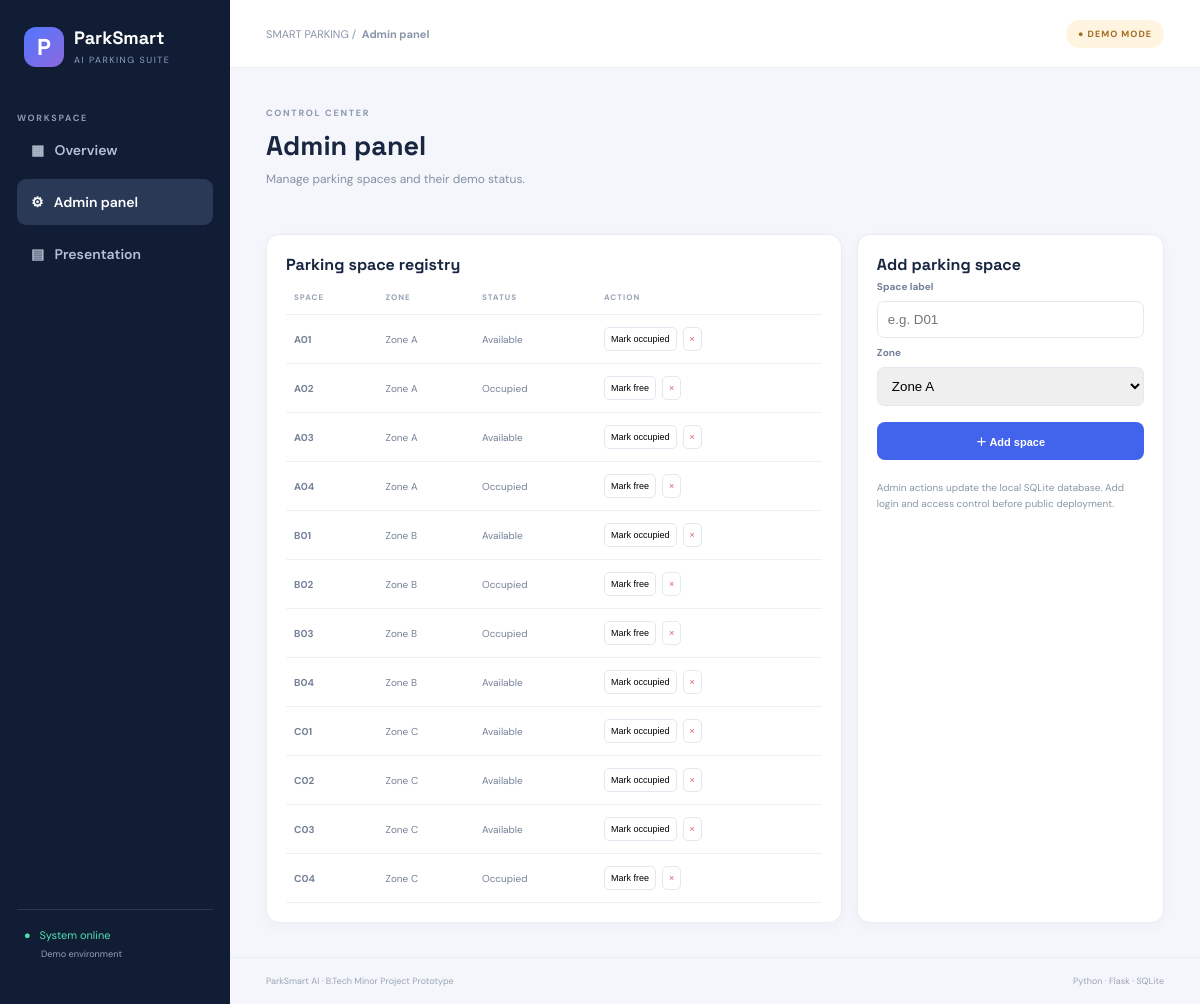
The page /admin on the database its author committed.
### tables this page shows
CREATE TABLE parking_spaces(id INTEGER PRIMARY KEY,label TEXT UNIQUE,zone TEXT,occupied INTEGER,active INTEGER DEFAULT 1,updated_at TEXT);

### app.py (the view)
@app.route("/admin")
def admin(): return render_template("admin.html",spaces=spaces(False))

### app.py (called while the page is built)
def conn():
 c=sqlite3.connect(DB); c.row_factory=sqlite3.Row; return c

def spaces(active=True):
 with conn() as c:
  return c.execute("SELECT * FROM parking_spaces"+(" WHERE active=1" if active else "")+" ORDER BY zone,label").fetchall()

### templates/admin.html
{% extends "base.html" %}{% block page %}Admin panel{% endblock %}{% block content %}<div class="intro"><div><label>CONTROL CENTER</label><h1>Admin panel</h1><p>Manage parking spaces and their demo status.</p></div></div><div class="admin-grid"><div class="panel"><h2>Parking space registry</h2><table><tr><th>SPACE</th><th>ZONE</th><th>STATUS</th><th>ACTION</th></tr>{% for s in spaces %}<tr><td><b>{{s.label}}</b></td><td>{{s.zone}}</td><td>{{'Occupied' if s.occupied else 'Available'}}</td><td><div class="actions"><form method="post" action="/admin/toggle/{{s.id}}"><button class="mini">{{'Mark free' if s.occupied else 'Mark occupied'}}</button></form><form method="post" action="/admin/delete/{{s.id}}" onsubmit="return confirm('Deactivate this slot?')"><button class="mini danger">×</button></form></div></td></tr>{% endfor %}</table></div><div class="panel"><h2>Add parking space</h2><form method="post" action="/admin/add" class="add"><label>Space label</label><input name="label" placeholder="e.g. D01" required><label>Zone</label><select name="zone"><option>Zone A</option><option>Zone B</option><option>Zone C</option><option>Zone D</option></select><button class="primary">＋ Add space</button></form><p class="muted">Admin actions update the local SQLite database. Add login and access control before public deployment.</p></div></div>{% endblock %}

### static/css/style.css (style rules this page uses)
* { box-sizing:border-box }
body { margin:0;background:#f4f6fb;color:#192641;font:14px 'DM Sans',sans-serif }
.nav-label,.intro label { font-size:9px;letter-spacing:1.7px;color:#8b98af;font-weight:700 }
.intro { display:flex;justify-content:space-between;align-items:center;margin-bottom:27px }
.intro h1 { font:700 27px 'Space Grotesk';margin:8px 0 }
.intro p,.section p { color:#8591a5;font-size:12px;margin:0 }
.stats article,.panel,.slide { background:white;border:1px solid #e8ecf3;border-radius:13px;padding:19px;box-shadow:0 4px 14px #233b6408;min-width:0 }
.section h2,.panel h2 { font:700 16px 'Space Grotesk';margin:0 0 5px }
.primary { border:0;border-radius:8px;background:#4263eb;color:white;padding:11px 15px;font-weight:700;font-size:11px;cursor:pointer }
.panel { margin-top:20px }
.admin-grid { display:grid;grid-template-columns:1.5fr .8fr;gap:15px }
table { border-collapse:collapse;width:100%;text-align:left;font-size:10px }
th { font-size:8px;letter-spacing:1px;color:#97a2b3 }
td,th { padding:12px 8px;border-bottom:1px solid #edf0f5 }
td { color:#758198 }
.actions { display:flex;gap:6px }
.mini { border:1px solid #e3e8f0;background:white;border-radius:5px;padding:6px;font-size:9px;cursor:pointer }
.danger { color:#d75e6b }
.add { display:flex;flex-direction:column;gap:8px }
.add label { font-size:10px;font-weight:700;color:#738099 }
.add input,.add select { padding:10px;border:1px solid #e4e8f0;border-radius:7px;max-width:100% }
.add button { margin-top:8px }
.muted { font-size:10px;color:#8b97a9;line-height:1.6;margin-top:20px }

### rows shown on the page
parking_spaces: label "A01", zone "Zone A", occupied "Available", occupied "Mark occupied"
parking_spaces: label "A02", zone "Zone A", occupied "Occupied", occupied "Mark free"
parking_spaces: label "A03", zone "Zone A", occupied "Available", occupied "Mark occupied"
parking_spaces: label "A04", zone "Zone A", occupied "Occupied", occupied "Mark free"
parking_spaces: label "B01", zone "Zone B", occupied "Available", occupied "Mark occupied"
parking_spaces: label "B02", zone "Zone B", occupied "Occupied", occupied "Mark free"
parking_spaces: label "B03", zone "Zone B", occupied "Occupied", occupied "Mark free"
parking_spaces: label "B04", zone "Zone B", occupied "Available", occupied "Mark occupied"
parking_spaces: label "C01", zone "Zone C", occupied "Available", occupied "Mark occupied"
parking_spaces: label "C02", zone "Zone C", occupied "Available", occupied "Mark occupied"
parking_spaces: label "C03", zone "Zone C", occupied "Available", occupied "Mark occupied"
parking_spaces: label "C04", zone "Zone C", occupied "Occupied", occupied "Mark free"
